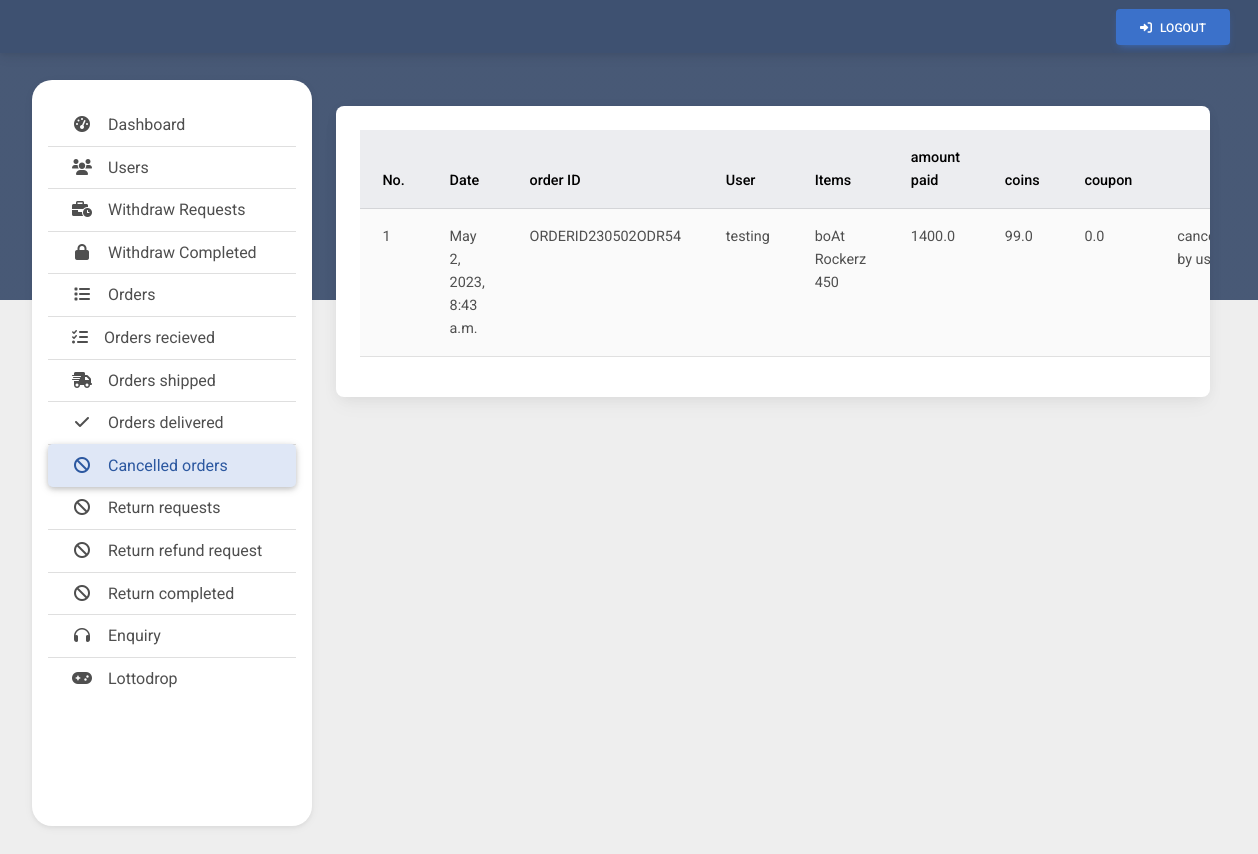
Screenshot of /admin-page/cancelledOrders (signed in) with the database file from the repository.
### userHomePage/models.py (models this page shows, shortened)
class Order(models.Model):
    user = models.ForeignKey(User,on_delete=models.CASCADE)
    items = models.ManyToManyField(OrderItem)
    start_date = models.DateTimeField(auto_now_add=True)
    ordered_date = models.DateTimeField(null=True,blank=True)
    coin_discount = models.FloatField(default=0.0,null=True,blank=True)
    coupon_discount = models.FloatField(default=0.0,null=True,blank=True)
    ordered = models.BooleanField(default=False)
    order_id = models.CharField(max_length=100,unique=True,default=None,blank=True,null=True)
    date_time_of_Payment = models.DateTimeField(null=True,blank=True)
    order_recieved = models.BooleanField(default=False)
    order_shipped = models.BooleanField(default=False)
    order_delivered = models.BooleanField(default=False)
    order_expected_delivery_date = models.DateTimeField(max_length=200,null=True,blank=True)
    order_cancelled = models.BooleanField(default=False)
    tracking_id_title = models.CharField(max_length=255,null=True,blank=True)
    tracking_id = models.CharField(max_length=255,null=True,blank=True)
    order_cancelled_by_admin = models.BooleanField(default=False)
    order_return_requested = models.BooleanField(default=False)
    order_returned = models.BooleanField(default=False)
    returned_order_refund_requested = models.BooleanField(default=False)
    returned_order_refunded = models.BooleanField(default=False)
    razorpay_order_id = models.CharField(max_length=500,null=True,blank=True)
    razorpay_payment_id = models.CharField(max_length=500,null=True,blank=True)
    razorpay_signature = models.CharField(max_length=500,null=True,blank=True)
    def get_total_price(self):
        total = 0
        for order_item in self.items.all():
            total += order_item.get_final_price()
        return total
    def get_total_final_price(self):
        return self.get_total_price() - self.coin_discount - self.coupon_discount

class OrderItem(models.Model):
    user = models.ForeignKey(User,on_delete=models.CASCADE)
    ordered = models.BooleanField(default=False)
    product = models.ForeignKey(Products,on_delete=models.CASCADE)
    quantity = models.IntegerField(default=1)
    def get_total_item_price(self):
        return self.quantity * self.product.price
    def get_final_price(self):
        return self.get_total_item_price()

class Products(models.Model):
    category = models.ForeignKey(Categories,on_delete=models.CASCADE)
    product_title = models.CharField(max_length=255)
    name = models.CharField(max_length=255)
    brand = models.CharField(max_length=255,null=True,blank=True)
    mrp = models.FloatField(default=0.0)
    price = models.FloatField(default=0.0)
    description = models.TextField()
    image = models.ImageField(upload_to='products')

### adminHomePage/views.py (the view)
# urls.py: path('cancelledOrders',views.cancelledOrders,name='cancelledOrders'),
def cancelledOrders(request):
    if request.user.is_superuser:
        get_orders = Order.objects.filter(order_cancelled = True)
        return render(request,'admin-page/cancelled-orders.html',{'orders':get_orders})
    else:
        return redirect('../')

### adminHomePage/templates/admin-page/cancelled-orders.html (shortened to what this page needs)
{% extends 'admin-page/base.html' %}
{% block content %}
<div class="card">
    <div class="card-body" style="max-width: 100%;overflow-x: scroll;">
        <table class="table table-striped table-hover">
            <thead class="table-secondary">
                <tr>
                    <th>No.</th>
                    <th>Date</th>
                    <th>order ID</th>
                    <th>User</th>
                    <th>Items</th>
                    <th>amount paid</th>
                    <th>coins</th>
                    <th>coupon</th>
                    <th></th>
                </tr>
            </thead>
            {% if orders %}
            <tbody>
                {% for order in orders %}
                {% if order.items.all|length == 1 %}
                <tr>
                    <td>{{forloop.counter}}</td>
                    <td>{{order.ordered_date}}</td>
                    <td>{{order.order_id}}</td>
                    <td>{{order.user.username}}</td>
                    <td>{{order.items.first.product.name}}</td>
                    <td>{{order.get_total_final_price}}</td>
                    <td>{{order.coin_discount}}</td>
                    <td>{{order.coupon_discount}}</td>
                    {% if order.order_cancelled_by_admin %}
                    <td>cancelled by admin</td>
                    {% else %}
                    <td>cancelled by user</td>
                    {% endif %}
                </tr>
                {% endif %}
                {% endfor %}
            </tbody>
            {% endif %}
        </table>
    </div>
</div>
{% endblock %}

### adminHomePage/templates/admin-page/base.html (style rules this page uses)
body { background-color: #eee; overflow-x: hidden; min-height: 100vh !important; background: linear-gradient(to bottom, rgba(52, 71, 103, .9) 35%, #eee 0%); }

### rows the page displays
Order: ordered_date "May 2, 2023, 8:43 a.m.", order_id "ORDERID230502ODR54", user.username "testing", items.first.product.name "boAt Rockerz 450", get_total_final_price "1400.0", coin_discount "99.0", coupon_discount "0.0", order_cancelled_by_admin "cancelled by user"
